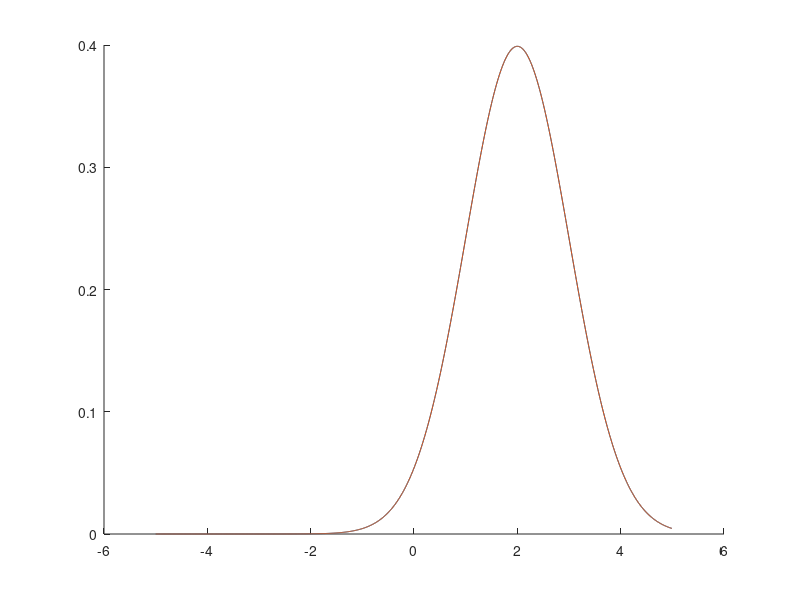

MATLAB code for this plot:
clear;
close all;

% Gaussian distribution parameters
miu = 2;
sigma = 1;

% density function
f = @(x)1/sqrt(2*pi)/sigma*exp(-(x-miu).^2/2/sigma^2);

% grid
L = 10;
n = 1000;
x = linspace(-L/2,L/2-L/n,n)';

% true density value
fx = f(x);

% fft
shift = (-1).^((0:n-1)-floor(n/2)).';
y = fftshift(fft(fx))/n;
y = y.*shift;

% reconstruct density function
freq = ((0:n-1)-floor(n/2))/L;
f_fft = @(x)real(sum(y.'.*exp(1i*freq*2*pi.*x),2));

% plot
n = 1000;
x = linspace(-L/2,L/2-L/n,n)';

figure; hold on;
plot(x,f(x));
plot(x,f_fft(x));

